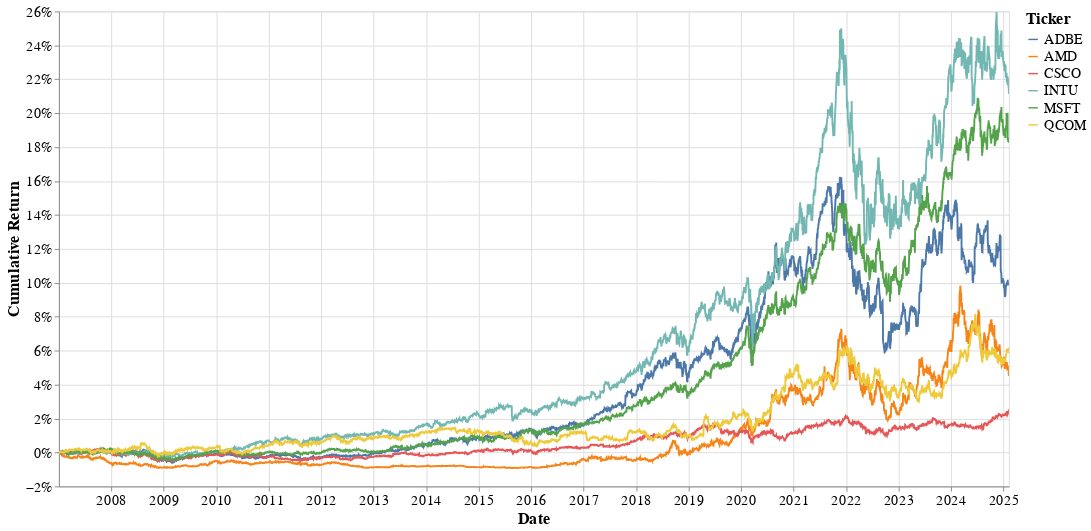

The notebook cell this image was saved under:
### Code cell
# Plot cumulative returns using Altair

cumulative_returns_reset = cumulative_returns.reset_index().melt('Date', var_name='Ticker', value_name='Cumulative Return')

cumulative_returns_reset['Cumulative Return'] = cumulative_returns_reset['Cumulative Return'] / 100
chart =alt.Chart(cumulative_returns_reset).mark_line().encode(
    x='Date:T',
    y=alt.Y('Cumulative Return:Q', axis=alt.Axis(format='%')),
    color='Ticker:N'
).properties(
    width=1000,
    height=500  # Increase the width of the plot
).configure_axis(
    labelFontSize=15,
    titleFontSize=17
).configure_legend(
    labelFontSize=15,
    titleFontSize=17
).interactive()

chart

### Figure 1 — Vega-Lite specification as saved in the notebook (floating-point values rounded to 4 significant figures; data arrays with more than 128 entries replaced by an {"elided": "..."} marker saying what was removed)
{"config": {"view": {"continuousWidth": 300, "continuousHeight": 300}, "axis": {"labelFontSize": 15, "titleFontSize": 17}, "legend": {"labelFontSize": 15, "titleFontSize": 17}}, "data": {"name": "data-f50ec4c7f184d99192579f17ff6e7358"}, "mark": {"type": "line"}, "encoding": {"color": {"field": "Ticker", "type": "nominal"}, "x": {"field": "Date", "type": "temporal"}, "y": {"axis": {"format": "%"}, "field": "Cumulative Return", "type": "quantitative"}}, "height": 500, "params": [{"name": "param_2", "select": {"type": "interval", "encodings": ["x", "y"]}, "bind": "scales"}], "width": 1000, "$schema": "https://vega.github.io/schema/vega-lite/v5.20.1.json", "datasets": {"data-f50ec4c7f184d99192579f17ff6e7358": {"elided": "27330 records"}}}
